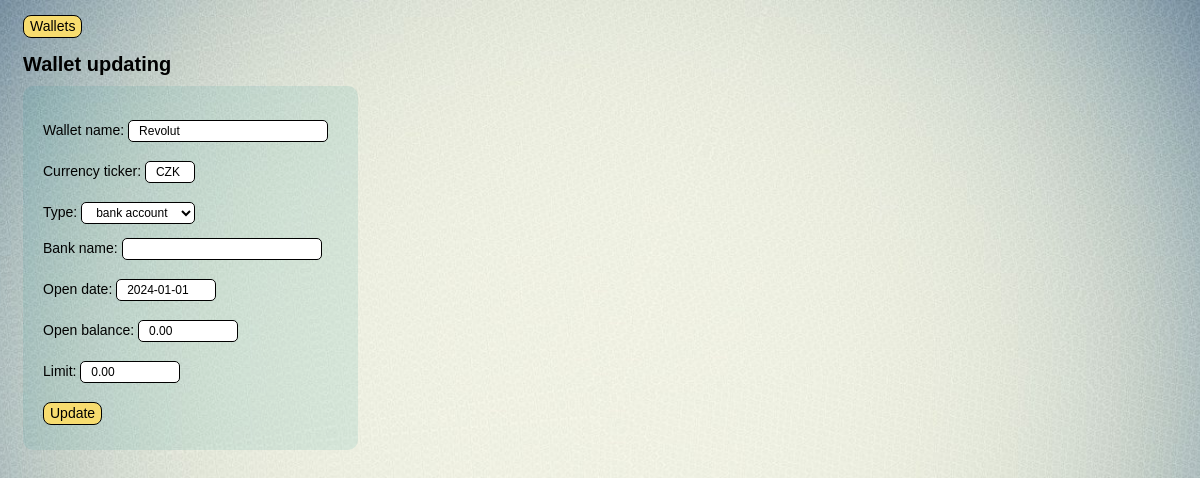
Before: /finance/home_wlt/9/update_wlt/ with the older database file.
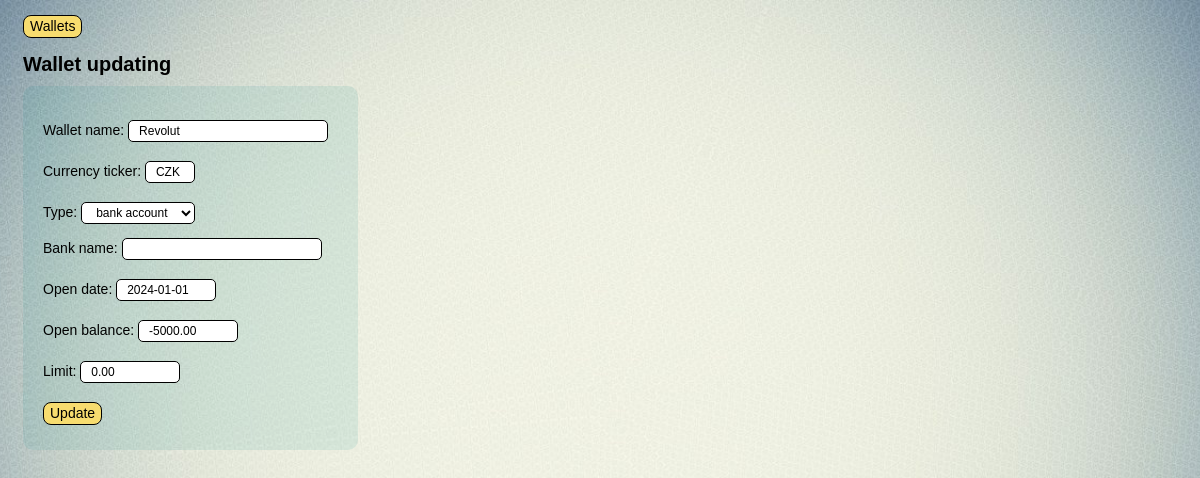
After: the same page with the newer database file.
### finance/models.py (models this page shows, shortened)
class Wallet(models.Model):
    W_TYPES = (
        ('a', 'account'),
        ('b', 'bank account'),
        ('c', 'cash'),
        )
    w_name = models.CharField(max_length=20, verbose_name = 'Wallet name')
    w_ticker = models.CharField(max_length=3, verbose_name = 'Currency ticker')
    w_type = models.CharField(max_length=1, choices=W_TYPES, verbose_name = 'Type')
    w_bank = models.CharField(max_length=25, verbose_name = 'Bank name', blank=True)
    w_date = models.DateField(db_index=True, verbose_name = 'Open date')
    w_balance = models.DecimalField(max_digits=12, decimal_places=2, verbose_name = 'Open balance', default=0.00)
    f_name = models.CharField(max_length=24, blank=True, verbose_name='Full wallet name')
    w_limit = models.DecimalField(max_digits=12, decimal_places=2, verbose_name = 'Limit', default=0.00)
    class Meta:
        verbose_name = 'wallet'
        verbose_name_plural = 'wallets'
        ordering = ['w_name']

### finance/views.py (the view, shortened to what this page needs)
# urls.py: path('home_wlt/<int:pk>/update_wlt/', Update_wlt.as_view(), name = 'update_wlt'),
class Update_wlt(UpdateView):#____________________________________________Update_wlt
    model = Wallet
    form_class = Form_create_wlt
    template_name = 'finance/tmplt_update_wlt.html'

### finance/forms.py
class Form_create_wlt(forms.ModelForm):#__________________________________________Form_create_wlt
    class Meta:
        model = Wallet
        fields = ['w_name', 'w_ticker', 'w_type', 'w_bank', 'w_date', 'w_balance', 'w_limit']
    def __init__(self, *args, **kwargs):
        super(Form_create_wlt, self).__init__(*args, **kwargs)
        self.fields['w_name'].widget.attrs.update({'style': 'width: 200px;'})
        self.fields['w_ticker'].widget.attrs.update({'style': 'width: 50px;'})
        self.fields['w_bank'].widget.attrs.update({'style': 'width: 200;'})

### finance/templates/finance/tmplt_update_wlt.html (shortened to what this page needs)
{% extends 'layout/basic.html' %}
{% load static %}
{% block menu %}
    <div class = 'nav'>
        <button class="btn nav_btn" onclick="location.href='{% url 'home' %}'">Wallets</button>
    </div>
{% endblock %}
{% block header %} <h1> Wallet updating </h1>{% endblock %}
{% block left_side %}
    <div class="container_dark">
        <form method='POST'>
            {{ form.as_p }}
            <button type='submit' class="btn nav_btn">Update</button>
        </form>
    </div>
{% endblock %}

Changed rows visible on the page:
changed Wallet "Revolut": w_balance "0.00" → "-5000.00"
